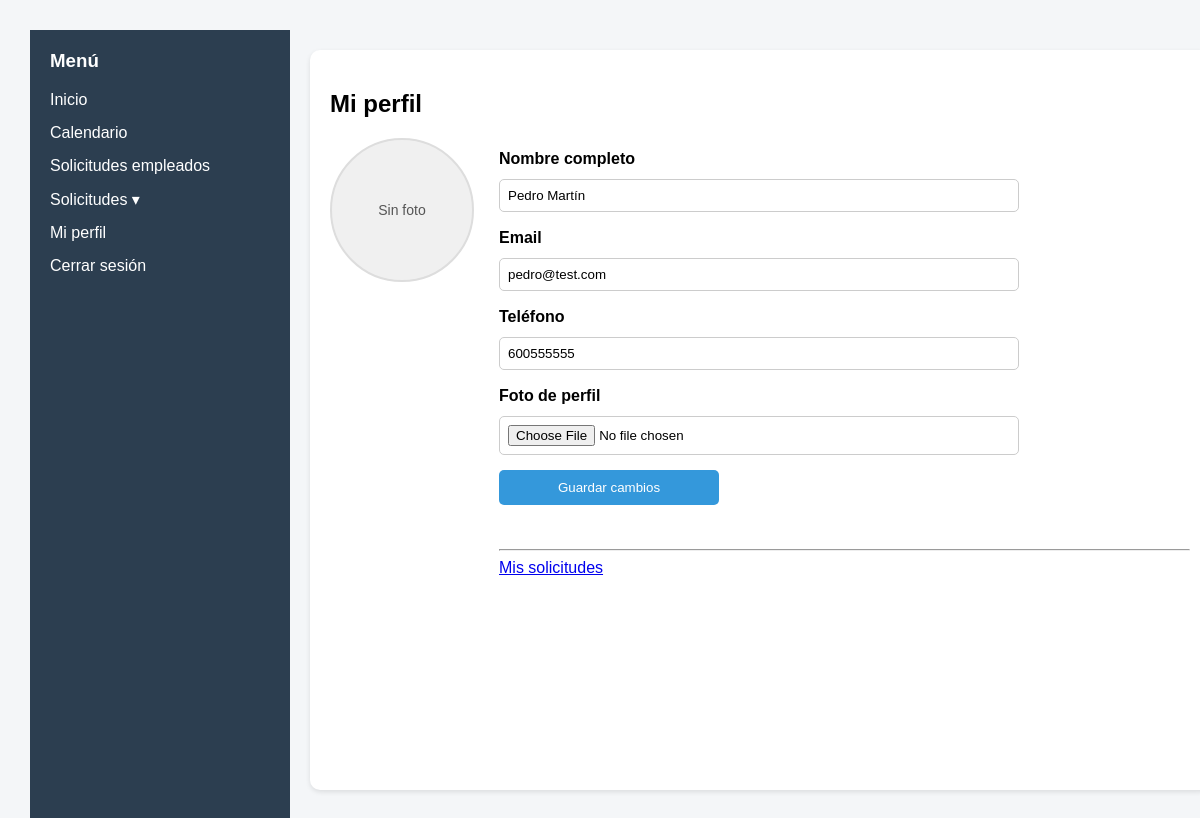
The page /frontend/views/perfil.php (signed in) on the database as committed earlier.
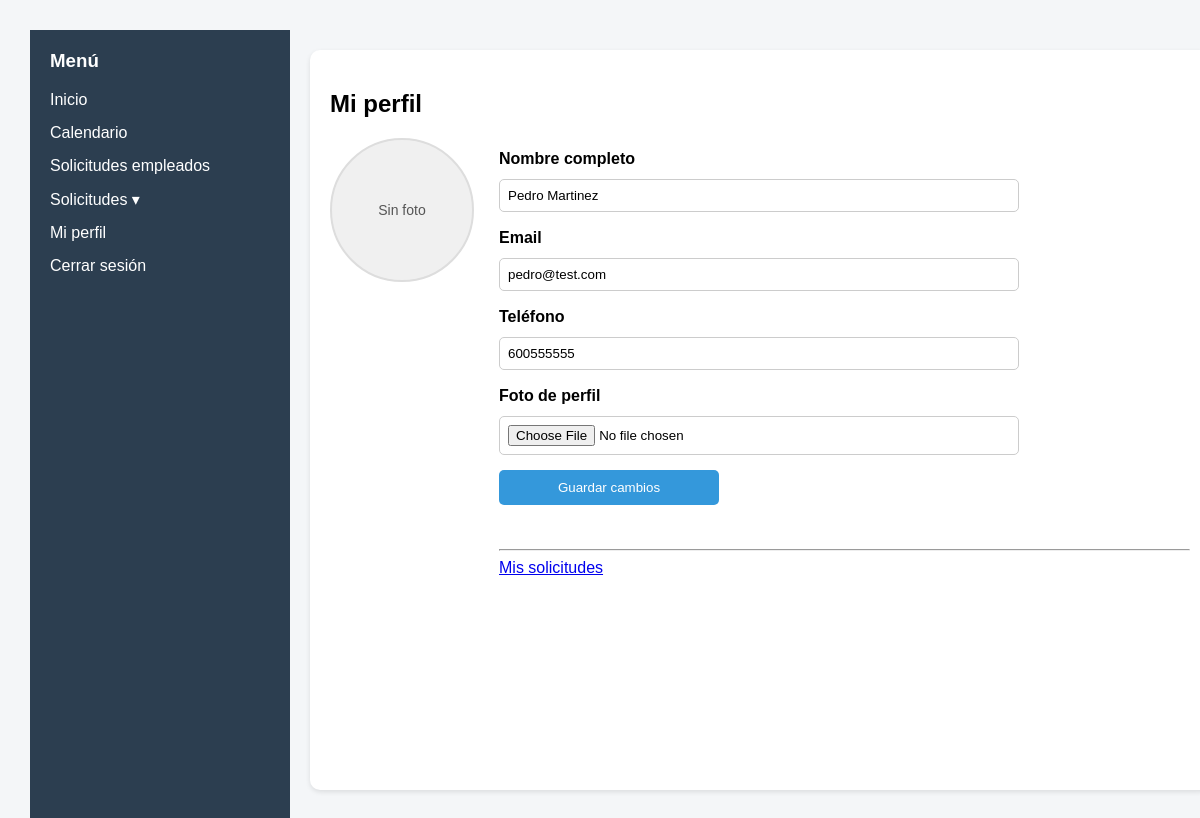
The same page on the database as committed later.
### tables this page shows
CREATE TABLE EMPLEADO (
	id_empleado INTEGER PRIMARY KEY AUTOINCREMENT,
	nombre TEXT NOT NULL,
	email TEXT NOT NULL,
	dni TEXT NOT NULL,
	telefono TEXT,
	usuario TEXT NOT NULL,
	contrasena TEXT NOT NULL,
	rol TEXT NOT NULL
);

### frontend/views/perfil.php (the view, shortened to what this page needs)
<?php include '../components/header.php'; ?>
<?php include '../components/layout.php'; ?>
<?php
$db = getDB();
$idEmpleado = $_SESSION['id_empleado'];
$stmt = $db->prepare("
  SELECT nombre, email, telefono
  FROM EMPLEADO
  WHERE id_empleado = :id_empleado
");
$stmt->execute([
  ':id_empleado' => $idEmpleado
]);
$empleado = $stmt->fetch(PDO::FETCH_ASSOC);
$nombre = $empleado['nombre'] ?? '';
$email = $empleado['email'] ?? '';
$telefono = $empleado['telefono'] ?? '';
$fotoUrl = '';
?>
<main>
  <div class="card profile-card">
    <h2>Mi perfil</h2>
    <div class="profile-row">
      <div class="profile-image-container">
        <?php if ($fotoUrl): ?>
          <img src="<?php echo $fotoUrl; ?>" alt="Foto de perfil" class="profile-image">
        <?php else: ?>
          <div class="profile-image placeholder">Sin foto</div>
        <?php endif; ?>
      </div>
      <div class="profile-info">
        <form method="POST" enctype="multipart/form-data">
          <label for="nombre">Nombre completo</label>
          <input type="text" id="nombre" name="nombre" value="<?php echo htmlspecialchars($nombre); ?>">
          <label for="email">Email</label>
          <input type="email" id="email" name="email" value="<?php echo htmlspecialchars($email); ?>">
          <label for="telefono">Teléfono</label>
          <input type="tel" id="telefono" name="telefono" value="<?php echo htmlspecialchars($telefono); ?>">
          <label for="foto">Foto de perfil</label>
          <input type="file" id="foto" name="foto" accept="image/*">
          <button class="primary" type="submit">Guardar cambios</button>
        </form>
        <br/><br/><hr/>
        <a href="mis_solicitudes.php">Mis solicitudes</a>
      </div>
    </div>
  </div>
</main>
<?php include '../components/footer.php'; ?>

Rows that differ between the two databases and show on the page:
changed empleado "pedro@test.com": nombre "Pedro Martín" → "Pedro Martinez"
